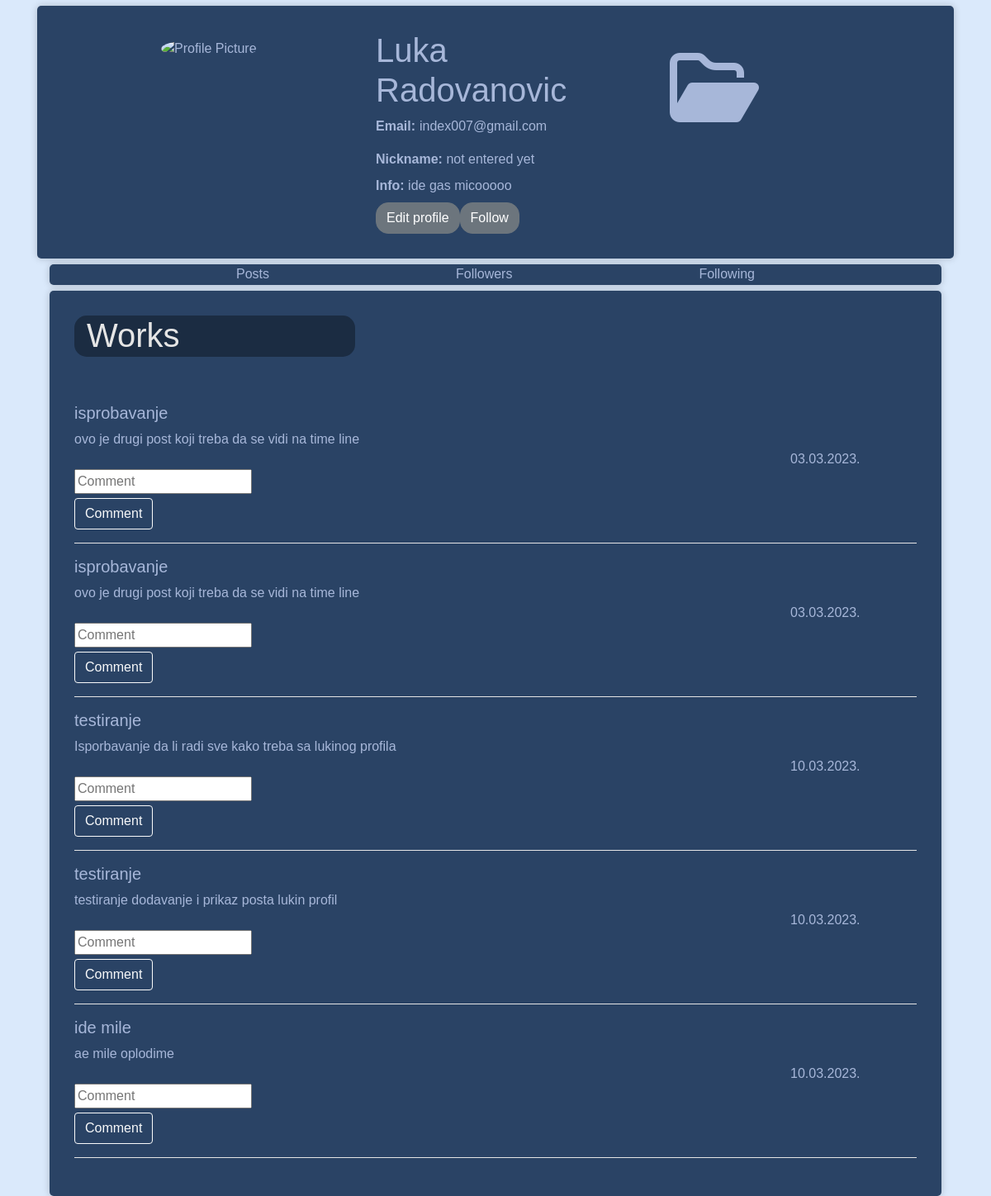
/pages/Profile/profile.php (signed in), run on the app's committed database.
### tables this page shows
CREATE TABLE `app_user` (
  `user_id` int(11) NOT NULL,
  `user_name` varchar(30) NOT NULL,
  `user_surname` varchar(45) NOT NULL,
  `user_nickname` varchar(15) NOT NULL,
  `user_email` varchar(30) NOT NULL,
  `user_password` varchar(30) NOT NULL,
  `user_info` tinytext DEFAULT NULL
);

CREATE TABLE `post` (
  `post_id` int(11) NOT NULL,
  `user_id` int(11) NOT NULL,
  `created_datetime` datetime NOT NULL DEFAULT current_timestamp(),
  `caption` tinytext DEFAULT NULL,
  `category` varchar(20) DEFAULT NULL,
  `uploaded_file` mediumtext NOT NULL,
  `status` int(11) NOT NULL DEFAULT 1
);

### pages/Profile/profile.php (the view, shortened to what this page needs)
<?php
    $sessionTimeout=2700;
    if(isset($_SESSION['lastlogin'])&&(time()-$_SESSION['lastlogin']>$sessionTimeout)){
      session_unset();
      session_destroy();
      header('Location: ../Login/login.php');
      exit();
    }else{
    include("../../models/classes.php");
    $datab= new Database();
    $user=new User($datab,$_SESSION['iduser']);
  }
?>
<!DOCTYPE html>
<html lang="en">
  <head>
    <link rel="stylesheet" href="https://cdnjs.cloudflare.com/ajax/libs/font-awesome/6.3.0/css/all.min.css">
    <link rel="stylesheet" href="https://maxcdn.bootstrapcdn.com/bootstrap/4.0.0/css/bootstrap.min.css">
    <link rel="stylesheet" href="style.css">
  </head>
  <body>
    <div class="container">
      <div class = "header">
        <div class="row">
          <div class="col-md-4">
            <div class="profile-pic">
              <img src="" alt="Profile Picture">
            </div>
          </div>
          <div class="col-md-4">
            <div class="profile-info">
              <h1><?php echo"{$user->getName()} {$user->getSurname()}"?></h1>
              <ul class="list-unstyled">
                <li><strong>Email:</strong><?php echo "{$user->getEmail()}";?></li>
              </ul>
              <p>
              <?php
                echo "<label class='lblProfile'>Nickname:</label> {$user->getNickname()}<br>
                <label class='lblProfile'>Info:</label> {$user->getInfo()}<br>
                <button  type='button' class='btn btn-secondary' id='btnEdit' name='btnEdit'>Edit profile</a>
                <button  type='button' class='btn btn-secondary' id='btnFollow' name='btnFollow'>Follow</a>";
              ?>
              </p>
              </div>
          </div>
          <div class="col-md-4">
            <div class="post">
              <button id="btnPost" name="btnPost" class="btnTransparent"><i class="fa-regular fa-folder-open fa-6x"></i></button>
            </div>
          </div>
        </div>
      </div>
      <div class="col-md-12">
        <div id="counts">
          <p>Posts</p>
          <p>Followers </p>
          <p>Following</p>
        </div>
        <div id = "works">
          <h1 class="col-md-4">Works</h1>
          <br><br>
          <?php
            $arr_posts=$user->allposts($datab);
            foreach($arr_posts as $el){
              post::getpost($el,$datab);
              echo "<input type='text' name='commtxt{$el}' id='commtxt{$el}' placeholder='Comment'><br>
              <button id='btncomm' class='btn btn-outline-light' type='submit' onclick='Postcomm({$el},{$_SESSION['iduser']})'>Comment</button><hr>";
            }
          ?>
        </div>
      </div>
    </div>
  </body>
</html>

### models/classes.php (shortened to what this page needs)
<?php
class Database{
private $host="localhost";
private $username="root";
private $password="";
private $name="project_database";
function connect(){
    return mysqli_connect($this->host,$this->username,$this->password,$this->name);
}
}
class User{
     public $id;
     public $db;
     public $name;
     public $surname;
     public $nickname;
     public $email;
     public $info;
    public function __construct($datab,$id){
        $this->id = $id;
        $this->db = $datab->connect();
        $this->loadData();
    }
    function loadData(){
        $querry="SELECT user_name, user_surname, user_nickname, user_email, user_info, user_password FROM app_user WHERE user_id = {$this->id}";
        $res=mysqli_query($this->db,$querry);
        if(mysqli_num_rows($res)==0){
            echo "eror sa upitom nema ga u bazi";
        }else
        {   while($row=mysqli_fetch_assoc($res)){
            $this->name = $row['user_name'];
            $this->surname = $row['user_surname'];
            $this->nickname = $row['user_nickname'];
            $this->email = $row['user_email'];
            $this->info = $row['user_info'];
        }
    }
    }
    public function getName() {
        return $this->name;
    }
    public function getSurname() {
        return $this->surname;
    }
    public function getNickname() {
        if ($this->nickname!=""){
            return $this->nickname;
        }else{
            return "not entered yet";
        }
    }
    public function getEmail() {
        return $this->email;
    }
    public function getInfo() {
        if($this->info!=""){
        return $this->info;
        }else{
            return "Not added info";
        }
    }
    function allposts($datab){
        $dbc=$datab->connect();
        $posts=array();
        $query="call posts_procedure({$this->id})";
        $res=mysqli_query($dbc,$query);
        while($row = mysqli_fetch_assoc($res)){
            $posts[]=$row['post_id'];
        }
        return $posts;
    }
}
class Post{
    public static function getpost($idpost,$datab){
        $dbc=$datab->connect();
        $query=$dbc->prepare("CALL getpost(?)");
        $query->bind_param("i",$idpost);
        $query->execute();
        $res=$query->get_result();
      while( $row=mysqli_fetch_assoc($res)){
        $topic=$row['category'];
       $time=$row['created_datetime'];
       $date=date('d.m.Y.',strtotime($time));
       $txt=$row['caption'];
       $htmlanswer="";
        $htmlanswer.="<div>
        <h5>{$topic}</h5>
        {$txt}<br>
        <div class='date'>{$date}</div>
        </div>";
        echo $htmlanswer;
      }
    }
}
?>

### pages/Profile/style.css (style rules this page uses)
:root { --header: #2a4365; --highlight: #2a4365; --main: #2a4365; --text: #a7b7d9; --section: #e5e5e5; --text-complement: #D9C9A7; }
body { background-color: rgb(218, 233, 251); font-family: 'Trebuchet MS', 'Lucida Sans Unicode', 'Lucida Grande', 'Lucida Sans', Arial, sans-serif ; }
button { border-radius: 15px; }
.container { color: var(--text); }
.profile-pic img { border-radius: 50%; margin: 20px; margin-left: 150px; margin-top: 40px; }
.profile-info { padding: 30px; }
.profile-info h1 { margin-top: 0; }
.profile-info p { margin-bottom: 0; }
.profile-info ul li { margin-bottom: 5px; }
.profile-info ul li strong { margin-right: 5px; }
.lblProfile { font-weight: bolder; }
#btnEdit,#btnFollow { border-radius: 15px; }
.header { margin-top: 7px; height: 33.33%; background-color: var(--header); border-radius: 5px; box-shadow: 0 0 10px rgba(0, 0, 0, 0.2); animation: slideup 1s ease-out; }
.post { padding-top: 50px; color: var(--text); width: fit-content; height: fit-content; }
#counts { margin-top: 7px; background-color: var(--highlight); display: flex; border-radius: 5px; box-shadow: 0 0 10px rgba(0, 0, 0, 0.2); animation: slideup 1s ease-out; justify-content: space-evenly; height: 25px; }
.btnTransparent { background-color: transparent; border: none; color: inherit; }
#works { margin-top: 7px; height: 33.33%; background-color: var(--main); border-radius: 5px; box-shadow: 0 0 10px rgba(0, 0, 0, 0.2); padding: 30px; animation: slideup 1s ease-out; }
#works button { margin-top: 5px; }
#works hr { background-color: white; }
#works h1 { color: var(--section); border-radius: 15px; background-color: #1b2c42; height: 50px; }
.date { position: relative; margin-left: 85%; }

### data on the page
app_user: user_name "Luka", user_surname "Radovanovic", user_email "index007@gmail.com", user_nickname "not entered yet", user_info "ide gas micooooo"
post: category "isprobavanje", caption "ovo je drugi post koji treba da se vidi na time line", created_datetime "03.03.2023."
post: category "isprobavanje", caption "ovo je drugi post koji treba da se vidi na time line", created_datetime "03.03.2023."
post: category "testiranje", caption "Isporbavanje da li radi sve kako treba sa lukinog profila", created_datetime "10.03.2023."
post: category "testiranje", caption "testiranje dodavanje i prikaz posta lukin profil", created_datetime "10.03.2023."
post: category "ide mile", caption "ae mile oplodime", created_datetime "10.03.2023."
